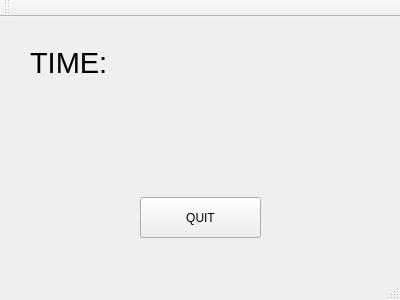
<?xml version="1.0" encoding="UTF-8"?>
<ui version="4.0">
 <class>window1</class>
 <widget class="QMainWindow" name="window1">
  <property name="geometry">
   <rect>
    <x>0</x>
    <y>0</y>
    <width>400</width>
    <height>300</height>
   </rect>
  </property>
  <property name="windowTitle">
   <string>window1</string>
  </property>
  <widget class="QWidget" name="centralWidget">
   <widget class="QLabel" name="label">
    <property name="geometry">
     <rect>
      <x>30</x>
      <y>30</y>
      <width>101</width>
      <height>31</height>
     </rect>
    </property>
    <property name="font">
     <font>
      <pointsize>22</pointsize>
     </font>
    </property>
    <property name="text">
     <string>TIME:</string>
    </property>
   </widget>
   <widget class="QLabel" name="label_2">
    <property name="geometry">
     <rect>
      <x>40</x>
      <y>100</y>
      <width>331</width>
      <height>61</height>
     </rect>
    </property>
    <property name="font">
     <font>
      <pointsize>20</pointsize>
     </font>
    </property>
    <property name="text">
     <string/>
    </property>
   </widget>
   <widget class="QPushButton" name="pushButton">
    <property name="geometry">
     <rect>
      <x>140</x>
      <y>180</y>
      <width>121</width>
      <height>41</height>
     </rect>
    </property>
    <property name="text">
     <string>QUIT</string>
    </property>
   </widget>
  </widget>
  <widget class="QMenuBar" name="menuBar">
   <property name="geometry">
    <rect>
     <x>0</x>
     <y>0</y>
     <width>400</width>
     <height>25</height>
    </rect>
   </property>
  </widget>
  <widget class="QToolBar" name="mainToolBar">
   <attribute name="toolBarArea">
    <enum>TopToolBarArea</enum>
   </attribute>
   <attribute name="toolBarBreak">
    <bool>false</bool>
   </attribute>
  </widget>
  <widget class="QStatusBar" name="statusBar"/>
 </widget>
 <layoutdefault spacing="6" margin="11"/>
 <resources/>
 <connections/>
</ui>
